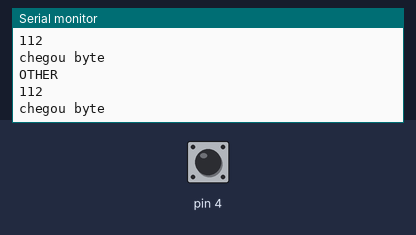
A sketch run on a simulated Arduino Uno, built with avr-gcc and run on an emulated ATmega328P. On the bench: the last lines printed to the serial monitor. The test bench sets the inputs (shaded band); at power-on: pin 4 LOW.

Above: at 1.2 s.
1.3 s: pin 4 driven HIGH
At 2.1 s:
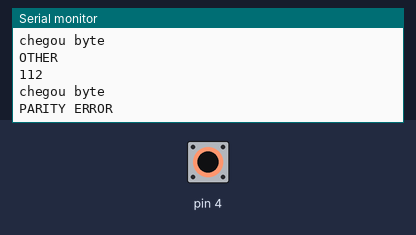
2.8 s: pin 4 driven LOW
At 3.8 s:
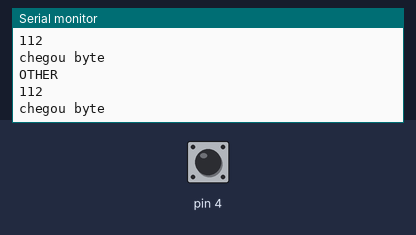

Measured:
- after the input at 1.3 s, the serial monitor: prints a new line after 0.07 s (image 1)

The sketch:

due_sw_uart_RX.ino
```cpp
#include "sw_uart.h"

due_sw_uart uart;

void setup() {
  Serial.begin(9600);
  sw_uart_setup(&uart, 4, 1, 8, SW_UART_EVEN_PARITY);
}

void loop() {
 receive_byte();
 delay(5);
}


void receive_byte() {
  char data;
  int code = sw_uart_receive_byte(&uart, &data);
  if(code == SW_UART_SUCCESS) {
     Serial.print(data);
  } else if(code == SW_UART_ERROR_PARITY) {
    Serial.println("\nPARITY ERROR");
  } else {
    Serial.println("\nOTHER");
    Serial.print(code);
  }
}
```

sw_uart.cpp
```cpp
#include "sw_uart.h"
#pragma GCC optimize ("-O3")

void sw_uart_setup(due_sw_uart *uart, int rx, int stopbits, int databits, int paritybit) {

	uart->pin_rx     = rx;
	uart->stopbits   = stopbits;
	uart->paritybit  = paritybit;
  uart->databits   = databits;
  pinMode(rx, INPUT);

}


int calc_even_parity(char data) {
  int ones = 0;

  for(int i = 0; i < 8; i++) {
    ones += (data >> i) & 0x01;
  }

  return ones % 2;
}

int sw_uart_receive_byte(due_sw_uart *uart, char* data) {
  // wait start bit
  while(digitalRead(uart->pin_rx) == HIGH)
  {
    //Serial.println("esperando byte");
  }

  Serial.println("\nchegou byte");
  // confirm start bit
  _sw_uart_wait_half_T(uart);
  // HIGH = invalid
  if(digitalRead(uart->pin_rx) == HIGH) {
    return SW_UART_ERROR_FRAMING;
  }

  _sw_uart_wait_T(uart);

  // start getting data
  char aux = 0x00;
  for(int i = 0; i < uart->databits; i++) {
    aux |= digitalRead(uart->pin_rx) << i;
    _sw_uart_wait_T(uart);
  }

  // parity
  int rx_parity = 0;
  if(uart->paritybit != SW_UART_NO_PARITY) {
    rx_parity = digitalRead(uart->pin_rx);
    _sw_uart_wait_T(uart);
  }

  // get stop bit
  for(int i = 0; i < uart->stopbits; i++) {
    if(digitalRead(uart->pin_rx) == LOW) {
      return SW_UART_ERROR_FRAMING;
    }
    _sw_uart_wait_T(uart);
  }

  int parity = 0;
  if(uart->paritybit == SW_UART_EVEN_PARITY) {
     parity = calc_even_parity(aux);
  } else if(uart->paritybit == SW_UART_ODD_PARITY) {
     parity = !calc_even_parity(aux);
  }

  if(parity != rx_parity) {
    return SW_UART_ERROR_PARITY;
  }

  *data = aux;
  return SW_UART_SUCCESS;
}


// MCK 21MHz
void _sw_uart_wait_half_T(due_sw_uart *uart) {
  for(int i = 0; i < 1093; i++)
    asm("NOP");
}

void _sw_uart_wait_T(due_sw_uart *uart) {
  _sw_uart_wait_half_T(uart);
  _sw_uart_wait_half_T(uart);
}
```

sw_uart.h
```cpp
#ifndef SW_UART_HEADER
#define SW_UART_HEADER

#include <Arduino.h>

struct due_sw_uart {
	int pin_rx;
	int pin_tx;
	int baudrate;
	int stopbits;
	int paritybit;
  	int databits;
};

typedef struct due_sw_uart due_sw_uart;

#define SW_UART_SUCCESS 		0
#define SW_UART_ERROR_FRAMING 	112
#define SW_UART_ERROR_PARITY  	2
#define SW_UART_NO_PARITY 		0
#define SW_UART_ODD_PARITY 		1
#define SW_UART_EVEN_PARITY 	2


void sw_uart_setup(due_sw_uart *uart, int rx,  int stopbits, int databits, int paritybit);
void sw_uart_write_data(due_sw_uart *uart, char* bufferData, int writeN);
void sw_uart_write_string(due_sw_uart *uart, char* stringData);
int  sw_uart_receive_byte(due_sw_uart *uart, char* data);
void sw_uart_write_byte(due_sw_uart *uart, char data);

void _sw_uart_wait_half_T(due_sw_uart *uart);
void _sw_uart_wait_T(due_sw_uart *uart);

#endif
```
